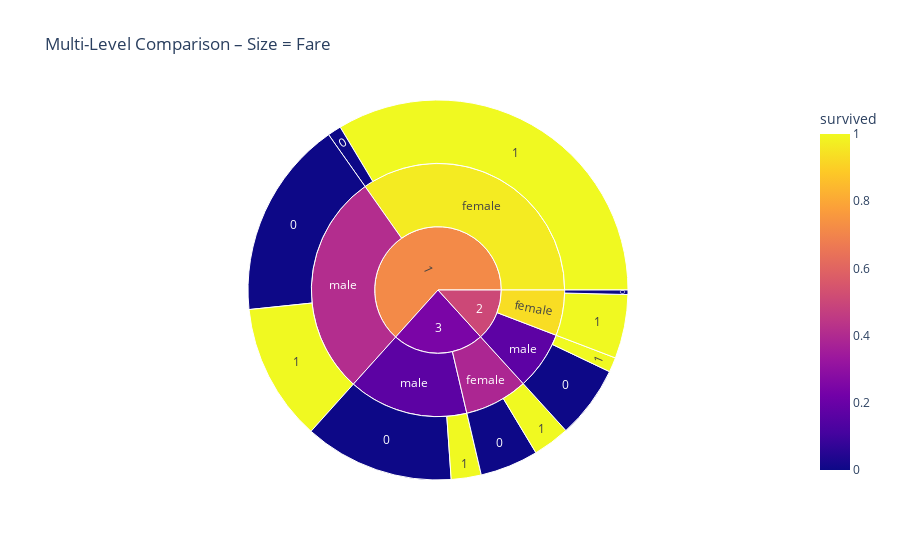

Notebook source saved alongside this figure:
### Code cell
# Interactive sunburst
px.sunburst(df2, path=['pclass','sex','survived'], values='fare',
            color='survived', title="Multi-Level Comparison – Size = Fare").show()

### Figure 1 — Plotly figure (JSON) as saved in the notebook; plotly's stock layout.template omitted (floating-point values rounded to 4 significant figures)
{"data": [{"branchvalues": "total", "customdata": [[0], [0], [0], [0], [0], [0], [1], [1], [1], [1], [1], [1], [0.9667], [0.9344], [0.3866], [0.4095], [0.1682], [0.1667], [0.7153], [0.5047], [0.2427]], "domain": {"x": [0, 1], "y": [0, 1]}, "hovertemplate": "labels=%{label}<br>fare=%{value}<br>parent=%{parent}<br>id=%{id}<br>survived=%{color}<extra></extra>", "ids": ["1/female/0", "2/female/0", "3/female/0", "1/male/0", "2/male/0", "3/male/0", "1/female/1", "2/female/1", "3/female/1", "1/male/1", "2/male/1", "3/male/1", "1/female", "2/female", "3/female", "1/male", "2/male", "3/male", "1", "2", "3"], "labels": ["0", "0", "0", "0", "0", "0", "1", "1", "1", "1", "1", "1", "female", "female", "female", "male", "male", "male", "1", "2", "3"], "marker": {"coloraxis": "coloraxis", "colors": [0, 0, 0, 0, 0, 0, 1, 1, 1, 1, 1, 1, 0.9667, 0.9344, 0.3866, 0.4095, 0.1682, 0.1667, 0.7153, 0.5047, 0.2427]}, "name": "", "parents": ["1/female", "2/female", "3/female", "1/male", "2/male", "3/male", "1/female", "2/female", "3/female", "1/male", "2/male", "3/male", "1", "2", "3", "1", "2", "3", "", "", ""], "type": "sunburst", "values": [331.8, 109.5, 1424.0, 4843.0, 1773.0, 3661.0, 9644.0, 1560.0, 897.4, 3359.0, 358.6, 732.2, 9976.0, 1670.0, 2321.0, 8202.0, 2132.0, 4394.0, 18180.0, 3802.0, 6715.0]}], "layout": {"coloraxis": {"colorbar": {"title": {"text": "survived"}}, "colorscale": [[0, "#0d0887"], [0.1111, "#46039f"], [0.2222, "#7201a8"], [0.3333, "#9c179e"], [0.4444, "#bd3786"], [0.5556, "#d8576b"], [0.6667, "#ed7953"], [0.7778, "#fb9f3a"], [0.8889, "#fdca26"], [1, "#f0f921"]]}, "legend": {"tracegroupgap": 0}, "title": {"text": "Multi-Level Comparison – Size = Fare"}}}
